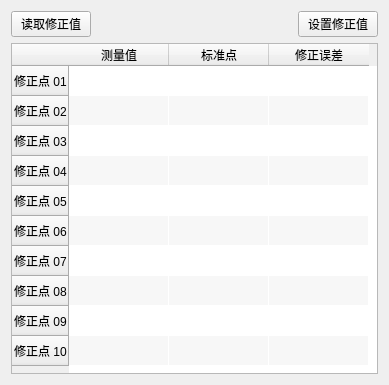
<?xml version="1.0" encoding="UTF-8"?>
<ui version="4.0">
 <class>Form_mod</class>
 <widget class="QWidget" name="Form_mod">
  <property name="geometry">
   <rect>
    <x>0</x>
    <y>0</y>
    <width>389</width>
    <height>385</height>
   </rect>
  </property>
  <property name="windowTitle">
   <string>数据修正</string>
  </property>
  <layout class="QVBoxLayout" name="verticalLayout">
   <item>
    <layout class="QHBoxLayout" name="horizontalLayout_2">
     <item>
      <widget class="QPushButton" name="read_btn">
       <property name="text">
        <string>读取修正值</string>
       </property>
      </widget>
     </item>
     <item>
      <spacer name="horizontalSpacer">
       <property name="orientation">
        <enum>Qt::Horizontal</enum>
       </property>
       <property name="sizeHint" stdset="0">
        <size>
         <width>40</width>
         <height>20</height>
        </size>
       </property>
      </spacer>
     </item>
     <item>
      <widget class="QPushButton" name="set_btn">
       <property name="text">
        <string>设置修正值</string>
       </property>
      </widget>
     </item>
    </layout>
   </item>
   <item>
    <widget class="QTableWidget" name="mod_table">
     <property name="alternatingRowColors">
      <bool>true</bool>
     </property>
     <property name="gridStyle">
      <enum>Qt::NoPen</enum>
     </property>
     <row>
      <property name="text">
       <string>修正点 01</string>
      </property>
     </row>
     <row>
      <property name="text">
       <string>修正点 02</string>
      </property>
     </row>
     <row>
      <property name="text">
       <string>修正点 03</string>
      </property>
     </row>
     <row>
      <property name="text">
       <string>修正点 04</string>
      </property>
     </row>
     <row>
      <property name="text">
       <string>修正点 05</string>
      </property>
     </row>
     <row>
      <property name="text">
       <string>修正点 06</string>
      </property>
     </row>
     <row>
      <property name="text">
       <string>修正点 07</string>
      </property>
     </row>
     <row>
      <property name="text">
       <string>修正点 08</string>
      </property>
     </row>
     <row>
      <property name="text">
       <string>修正点 09</string>
      </property>
     </row>
     <row>
      <property name="text">
       <string>修正点 10</string>
      </property>
     </row>
     <column>
      <property name="text">
       <string>测量值</string>
      </property>
     </column>
     <column>
      <property name="text">
       <string>标准点</string>
      </property>
     </column>
     <column>
      <property name="text">
       <string>修正误差</string>
      </property>
     </column>
    </widget>
   </item>
  </layout>
 </widget>
 <resources/>
 <connections/>
</ui>
